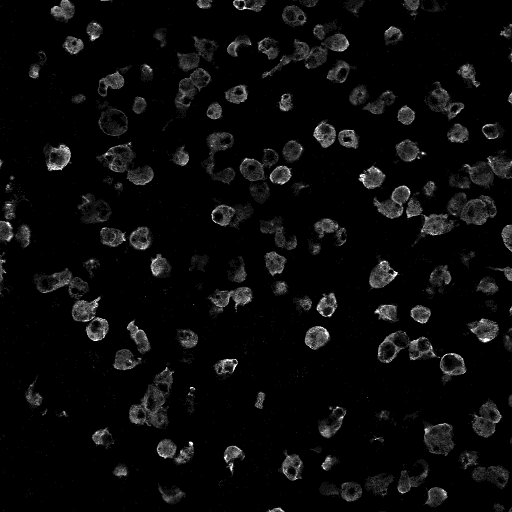
#> input picture examples/slice_OGD-0.5h_40x_thalamus_1.tif, 512 x 512 px; the run also reads 1 picture not shown here
$ jupyter execute --allow-errors 'ifThreshold workbook.ipynb'
#> lines starting #> are read from the running program, lines starting #| are printed output that depends on the picture; after the words box and inside, x2 and y2 are one past the last pixel; in counts of white or black regions, pixels touching at a corner belong together
[cell 1]
import skimage
import skimage.io as sio
from skimage.color import rgb2gray
from skimage.measure import regionprops_table
import pandas as pd
import numpy as np
import matplotlib.pyplot as plt
from skimage.filters import try_all_threshold
from skimage.morphology import remove_small_objects
from skimage.measure import label
from scipy.ndimage.morphology import binary_fill_holes

[cell 2]
# [85 lines left out: function img_score, not called in this run]

#### add two more methods

[cell 3]
def img_score(filepath, man_img, man_count):
    imagefile = sio.imread(filepath)
    imgman = sio.imread(man_img)
    img = rgb2gray(imagefile)
    # 8 threshold
    # original = img
    li = skimage.filters.threshold_li(img)
    minimum = skimage.filters.threshold_minimum(img)
    triangle = skimage.filters.threshold_triangle(img)
    isodata = skimage.filters.threshold_isodata(img)
    mean = skimage.filters.threshold_mean(img)
    otsu = skimage.filters.threshold_otsu(img)
    yen = skimage.filters.threshold_yen(img)
    # while loop for 7 methods
    # img_list = []
    threshold = [li, minimum, triangle, isodata, mean, otsu, yen]
    scorelist = []

    for i in range (0,7):
        score =[]
        thre = threshold[i]
        binary = img > thre
        #img_list.append(binary)
        clean_img = remove_small_objects(binary)  # remove small objects
        lab_img = label(clean_img)  # label images to be seen as one or multiple object(s)
        lab_imgm = label(imgman)
        # count method
        props = regionprops(lab_img)
        x = np.zeros(len(props))
        y = np.zeros(len(props))
        area = np.zeros(len(props))
        perim = np.zeros(len(props))
        #intensity = np.zeros(len(props))
        counter = 0
        for prop in props:
            x[counter] = prop.centroid[0]
            y[counter] = prop.centroid[1]
            area[counter] = prop.area
            perim[counter] = prop.perimeter
            #intensity[counter] = prop.mean_intensity
            counter += 1
        #regionprops = pd.DataFrame({'X': x, 'Y': y, 'Area': area,'Perim': perim})
        table = regionprops_table(lab_img, properties=('perimeter', 'area', 'major_axis_length', 'minor_axis_length'))
        features = pd.DataFrame(table)
        features['circularity'] = 4*np.pi*features.area/features.perimeter**2
        features['aspect_ratio'] = features.major_axis_length/features.minor_axis_length
        features = features.dropna()
        cirmean = features['circularity'].mean()
        ratiomean = features['aspect_ratio'].mean()

        countscore = np.abs((counter-man_count)/man_count)*100
        countmethod = ('count method', countscore)
        score.append(countmethod)


        # area method
        propsm = regionprops(lab_imgm)
        xm = np.zeros(len(propsm))
        ym = np.zeros(len(propsm))
        aream = np.zeros(len(propsm))
        perimm = np.zeros(len(propsm))
        counterm = 0
        for prop in propsm:
            xm[counterm] = prop.centroid[0]
            ym[counterm] = prop.centroid[1]
            aream[counterm] = prop.area
            perimm[counterm] = prop.perimeter
            counterm += 1
        #regionpropsm = pd.DataFrame({'X': xm, 'Y': ym, 'Area': aream,'Perim': perimm})

        tablem = regionprops_table(lab_imgm, properties=('perimeter', 'area', 'major_axis_length', 'minor_axis_length'))
        featuresm = pd.DataFrame(tablem)
        featuresm['circularity'] = 4*np.pi*featuresm.area/featuresm.perimeter**2
        featuresm['aspect_ratio'] = featuresm.major_axis_length/featuresm.minor_axis_length
        featuresm = featuresm.dropna()
        cirmeanm = featuresm['circularity'].mean()
        ratiomeanm = featuresm['aspect_ratio'].mean()

        countermin = min(counter, counterm)
        if countermin <= 0:
            countermin += 1
        area.sort()
        aream.sort()
        areadiff = 0
        for i in range(0, countermin-1):
            areaper = ((area[i]-aream[i])/aream[i])*10
            areadiff += areaper
        areadiffmean = areadiff/countermin
        areamethod = ('area method', areadiffmean)
        score.append(areamethod)

        # overlap method
        fill = binary_fill_holes(clean_img) # filling holes of every cell
        rows, cols = fill.shape
        num = 0
        for i in range(rows):
            for j in range(cols):
                if fill[i,j] == imgman[i,j]:
                    num += 1
        overlapdiff = 100-num/(rows*cols)*100
        overlapmethod = ('overlap method', overlapdiff)
        score.append(overlapmethod)
        scorelist.append(score)
        #i += 1

        #
        cirscore = ((cirmean-cirmeanm)/np.abs(cirmeanm))*100
        cirmethod = ('circularity', cirscore)
        score.append(cirmethod)

        ratioscore = ((ratiomean-ratiomeanm)/np.abs(ratiomeanm))*100
        ratiomethod = ('aspect_ratio', ratioscore)
        score.append(ratiomethod)

    #return scorelist
    return features.iloc[:,4:6],featuresm.iloc[:,4:6]

[cell 4]
filepath = '../images/OGD-0.5h_40x_thalamus_1.tif'
man_img = '../images/edited_OGD-0.5h_40x_thalamus_1.5h_40x_thalamus_1.tif'
man_count = 133

[cell 5]
from skimage.exposure import histogram


imagefile = sio.imread('slice_OGD-0.5h_40x_thalamus_1.tif')
#> imagefile is the input picture: shape (512, 512) uint16; min 0, max 4095, mean 226.6
img = rgb2gray(imagefile)

hist, hist_centers = histogram(img)
#> hist = 4096 values, max 2871 at index 35, min 0 at index 2007, mean 64; hist_centers = 4096 values from 0 to 4095
plt.plot(hist_centers, hist, linewidth=4)
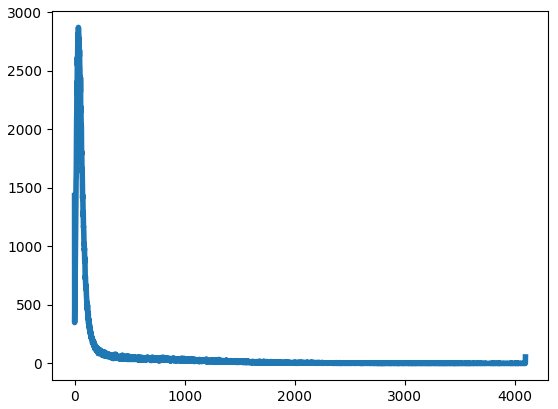
#> figure drawn by matplotlib, 1 panel; curve peaks at x = 35, y = 2871

#> (a cell that did not finish here is left out)

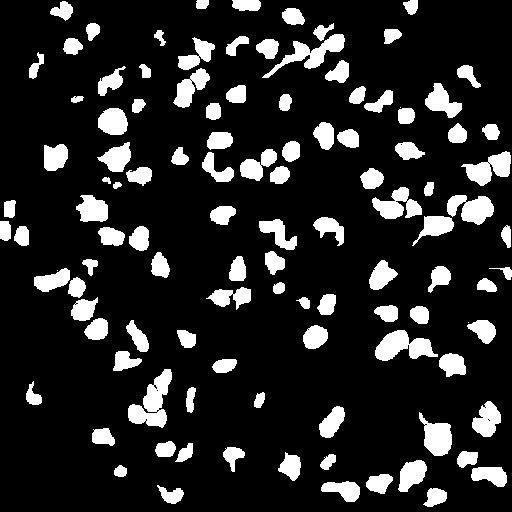
#> input picture images/M_OGD-0.5h_40x_thalamus_1.tif, 512 x 512 px
#> in img_score, `imgman = sio.imread(man_img)`: imgman: shape (512, 512) uint16; values 0 (black) and 3026 (white), 15.2% white; 112 white regions (3 under 20 px), largest, box (x1, y1, x2, y2) and area: (128, 369, 172, 428) 1286, (375, 330, 438, 361) 1113, (262, 34, 345, 78) 1054
#> in img_score, `li = skimage.filters.threshold_li(img)`: li = 352.9
#> in img_score, `minimum = skimage.filters.threshold_minimum(img)`: minimum = 3769
#> in img_score, `triangle = skimage.filters.threshold_triangle(img)`: triangle = 216
#> in img_score, `isodata = skimage.filters.threshold_isodata(img)`: isodata = 691
#> in img_score, `mean = skimage.filters.threshold_mean(img)`: mean = 226.6
#> in img_score, `otsu = skimage.filters.threshold_otsu(img)`: otsu = 691
#> in img_score, `yen = skimage.filters.threshold_yen(img)`: yen = 516
#> in img_score, `threshold = [li, minimum, triangle, isodata, mean, otsu, yen]`: threshold = [352.9, 3769, 216, 691, 226.6, 691, 516]
#> the loop in img_score, `for i in range (0,7):` made 1 pass
#> thre on pass 1: 352.9
#> pass 1, in img_score, `lab_img = label(clean_img)`:
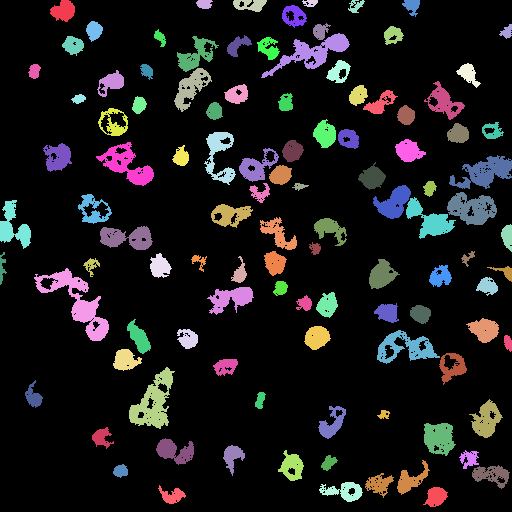
#> lab_img: shape (512, 512) int32; 109 distinct labels, from 0 to 108; one colour per label, 0 black
#> pass 1, in img_score, `lab_imgm = label(imgman)`:
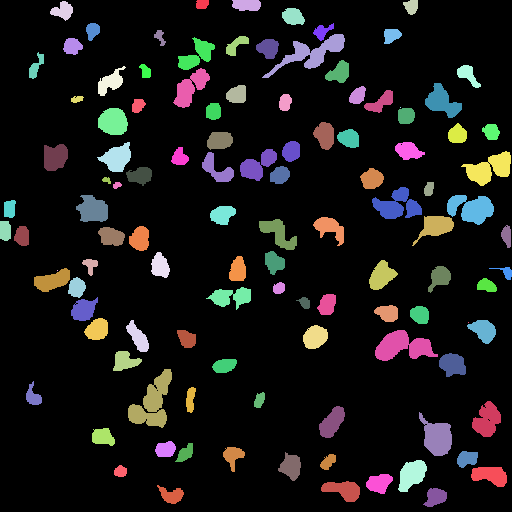
#> lab_imgm: shape (512, 512) int64; 113 distinct labels, from 0 to 112; one colour per label, 0 black
#> after the loop in img_score, `for i in range (0,7):`: scorelist = []

#> (a cell that did not finish here is left out)

#> (a cell that did not finish here is left out)

[cell 9]
# [23 lines left out: function whichBest, not called in this run]

#> (a cell that did not finish here is left out)

[cell 11]
import csv

#> (the rest of this cell did not finish here and is left out)

[cell 12]
import csv

with open('example.csv', 'w', newline='') as csvfile:
    fieldnames = ['Threshold_method', 'score_method', 'Score']
    writer = csv.DictWriter(csvfile, fieldnames=fieldnames)

    writer.writeheader()
    writer.writerow({'Threshold_method': 'Li', 'score_method': 'count method', 'Score': 1})

import pandas as pd
df = pd.read_csv('example.csv')
print (df)

threshold method score = li, minimum, triangle, isodata, mean, otsu, yen

#> (a cell that did not finish here is left out)

#> call 2 of img_score, with man_count = 116
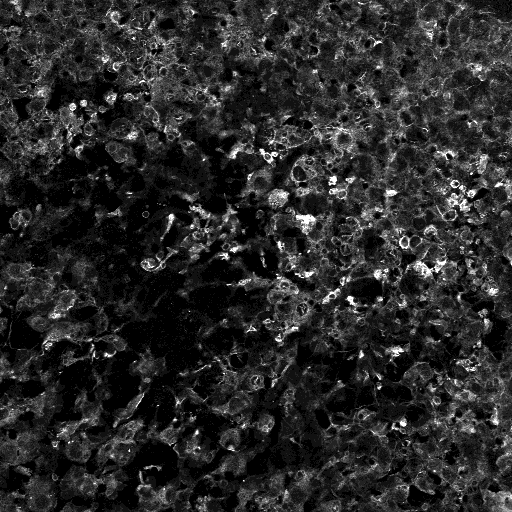
#> input picture images/slice_Non-treated_40x_thalamus_1.tif, 512 x 512 px
#> in img_score, imagefile is the input picture: shape (512, 512) uint16; min 3, max 4095, mean 746.3
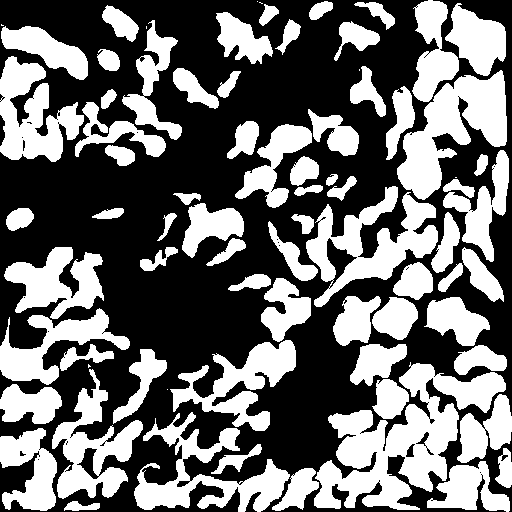
#> input picture images/M_Non-treated_40x_thalamus_1.tif, 512 x 512 px
#> in img_score (call 2), `imgman = sio.imread(man_img)`: imgman: shape (512, 512) uint16; values 0 (black) and 2333 (white), 42.5% white; 77 white regions (8 under 20 px), largest, box (x1, y1, x2, y2) and area: (314, 362, 506, 510) 11827, (397, 70, 507, 200) 6679, (306, 186, 438, 307) 6212
#> in img_score (call 2), `li = skimage.filters.threshold_li(img)`: li = 761.7
#> in img_score (call 2), `minimum = skimage.filters.threshold_minimum(img)`: minimum = 257
#> in img_score (call 2), `triangle = skimage.filters.threshold_triangle(img)`: triangle = 4090
#> in img_score (call 2), `isodata = skimage.filters.threshold_isodata(img)`: isodata = 1078
#> in img_score (call 2), `mean = skimage.filters.threshold_mean(img)`: mean = 746.3
#> in img_score (call 2), `otsu = skimage.filters.threshold_otsu(img)`: otsu = 1079
#> in img_score (call 2), `yen = skimage.filters.threshold_yen(img)`: yen = 1112
#> in img_score (call 2), `threshold = [li, minimum, triangle, isodata, mean, otsu, yen]`: threshold = [761.7, 257, 4090, 1078, 746.3, 1079, 1112]
#> the loop in img_score, `for i in range (0,7):` made 1 pass
#> thre on pass 1: 761.7
#> pass 1, in img_score (call 2), `binary = img > thre`:
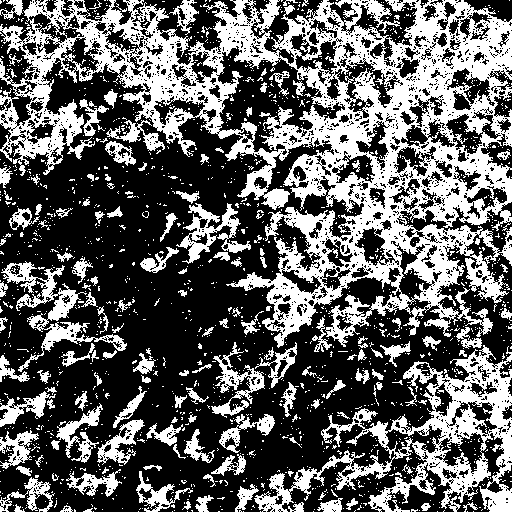
#> binary: shape (512, 512) bool; 38.1% white; 1612 white regions (1461 under 20 px), largest, box (x1, y1, x2, y2) and area: (0, 0, 512, 348) 60708, (254, 345, 512, 512) 11617, (1, 261, 127, 372) 2726
#> pass 1, in img_score (call 2), `clean_img = remove_small_objects(binary)`:
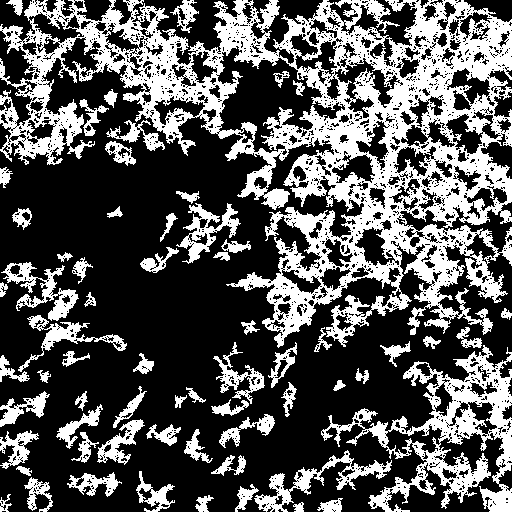
#> clean_img: shape (512, 512) bool; 33.8% white; 64 white regions, largest, box (x1, y1, x2, y2) and area: (0, 0, 512, 348) 58872, (321, 345, 512, 512) 9317, (254, 450, 392, 512) 1813
#> pass 1, in img_score (call 2), `lab_img = label(clean_img)`:
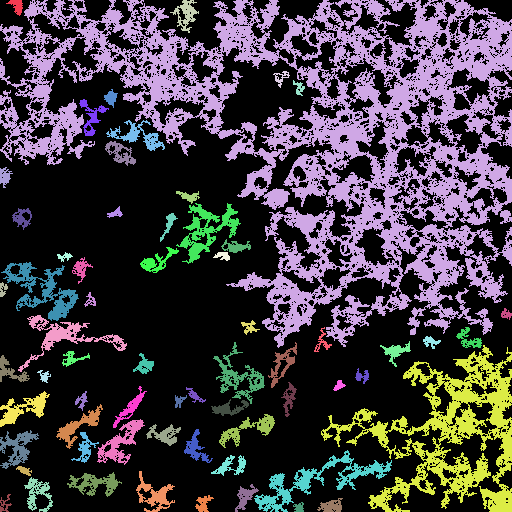
#> lab_img: shape (512, 512) int32; 65 distinct labels, from 0 to 64; one colour per label, 0 black
#> pass 1, in img_score (call 2), `lab_imgm = label(imgman)`:
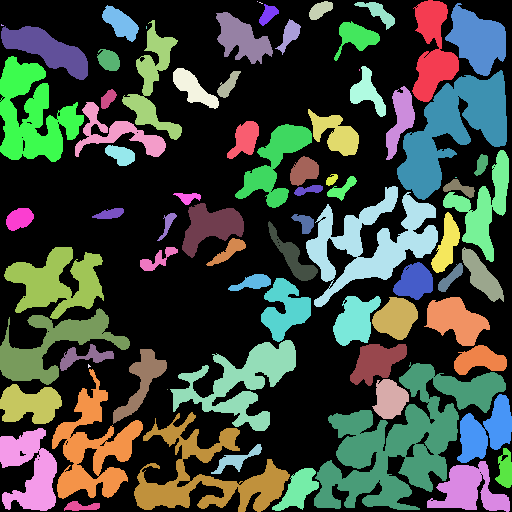
#> lab_imgm: shape (512, 512) int64; 78 distinct labels, from 0 to 77; one colour per label, 0 black
